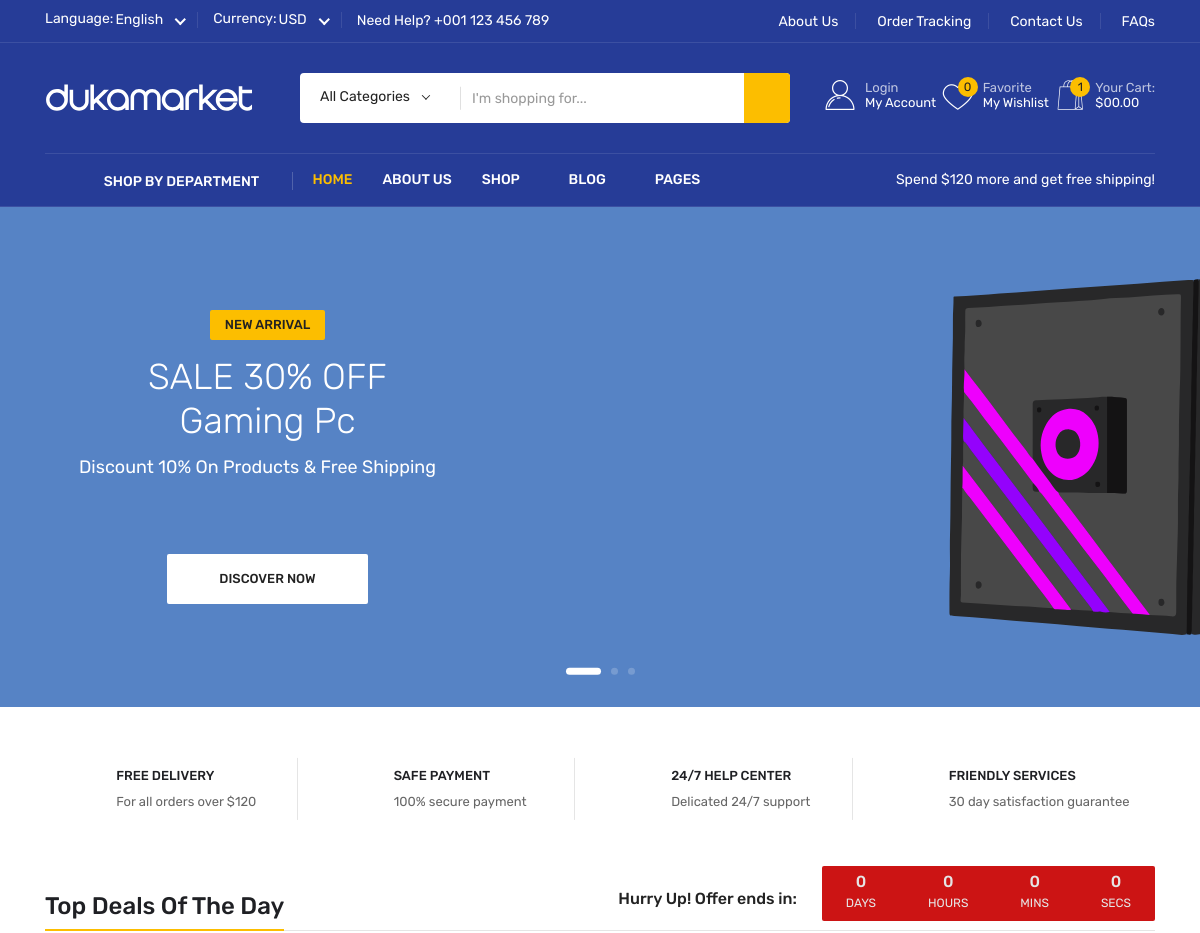
The app's page / (upper part), older data.
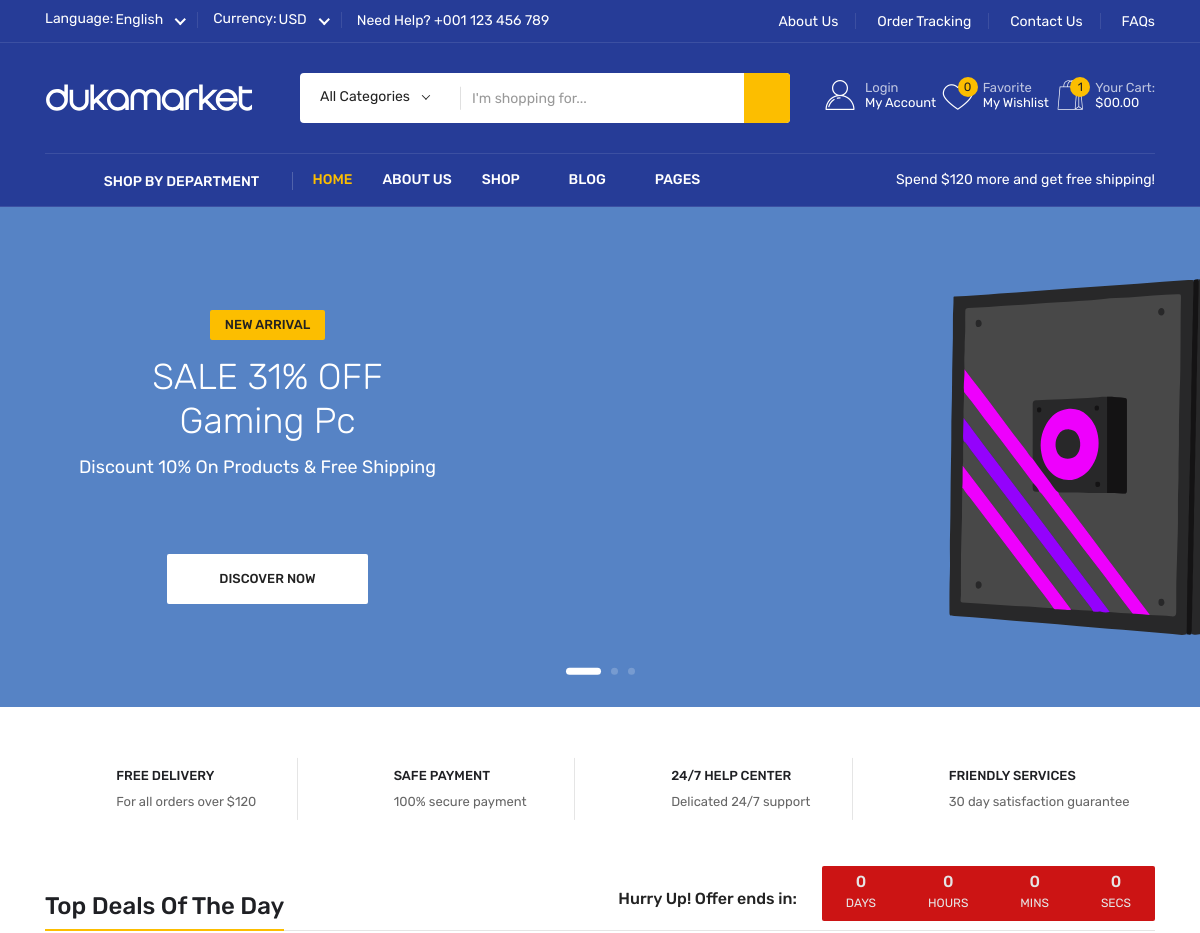
The same page, newer data.
### slider/models.py (models this page shows, shortened)
class Slider (models.Model):
    DISCOUNT_DEAL = (
        ('HOT DEALS','HOT DEALS'),
        ('NEW ARRIVAL','NEW ARRIVAL')
    )
    name = models.CharField(max_length=100)
    img = models.FileField(upload_to='slider_img/',unique=True,default=None)
    discount_deal = models.CharField(choices=DISCOUNT_DEAL , max_length=300)
    discount = models.IntegerField()
    sale = models.IntegerField()
    link = models.CharField(max_length=300)

### mysite/views.py (the view)
# urls.py: path('',views.index,name='index'),
def index(request):
    slider = Slider.objects.all()
    category = Main_Category.objects.all()
    product = Product.objects.all()
    data = {
        'slider':slider,
        'category':category,
        'product':product,
    }
    return render (request,'index.html',data)

### templates/index.html (shortened to what the changed rows need)
{% extends 'base.html' %}
{% load static %}
{% block content %}
    <main>
        <div class="slider-area">
            <div class="swiper-container slider__active">
                <div class="slider-wrapper swiper-wrapper">
                    {% for i in slider %}
                    <div class="single-slider swiper-slide slider-height d-flex align-items-center" data-background="{{i.img.url}}">
                        <div class="container">
                            <div class="row">
                                <div class="col-xl-5">
                                    <div class="slider-content">
                                        <div class="slider-top-btn" data-animation="fadeInLeft" data-delay="1.5s">
                                            <a href="product-details.html" class="st-btn b-radius">{{i.discount_deal}}</a>
                                        </div>
                                        <h2 data-animation="fadeInLeft" data-delay="1.7s" class="pt-15 slider-title pb-5">SALE {{i.sale}}% OFF <br> {{i.name}}</h2>
                                        <p class="pr-20 slider_text" data-animation="fadeInLeft" data-delay="1.9s">Discount {{i.discount}}% On Products & Free Shipping</p>
                                        <div class="slider-bottom-btn mt-75">
                                            <a data-animation="fadeInUp" data-delay="1.15s" href="" class="st-btn-b b-radius">Discover now</a>
                                        </div>
                                    </div>
                                </div>
                            </div>
                        </div>
                    </div>
                    {% endfor %}
                    <div class="main-slider-paginations"></div>
                </div>
            </div>
        </div>
    </main>
{% endblock %}

Row changes from the older to the newer data that the page shows:
changed Slider "Gaming Pc": sale "30" → "31"
